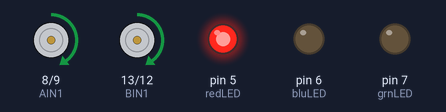
Bench run of a sketch on a simulated Arduino Uno, built with avr-gcc and run on an emulated ATmega328P. Parts: motor-driver pin pairs drawn as motors (green arrow = first pin HIGH = forward, orange = second pin HIGH = backward, longer = more drive, scaled by the enable pin), output pins drawn as LEDs (lit = HIGH). What the sketch prints to the serial monitor is not drawn.

Above: at 5.1 s.
At 9.1 s:
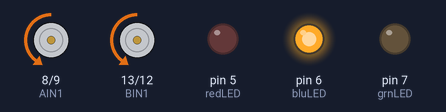
At 13.1 s:
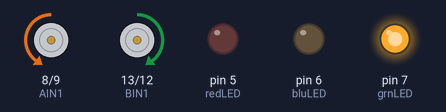
At 17.1 s:
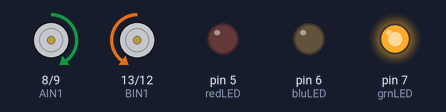
At 21.1 s:
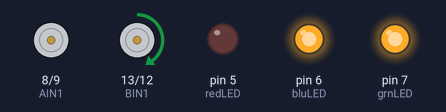
At 35.1 s:
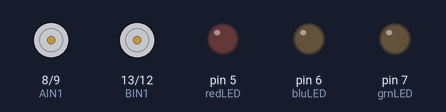
Timing chart, 0 to 40.0 s (numbered marks = the images above):
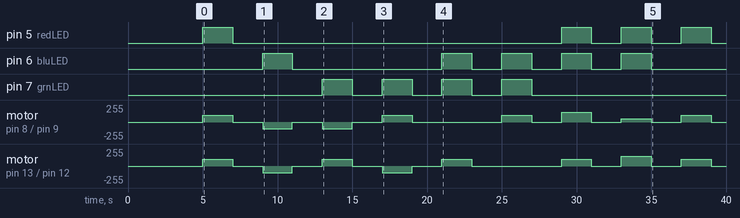

The sketch:

LilyBot-MotionControl.ino
```cpp
/*
  Lily∞Bot
  LilyBot-MotionControl.ino
  Control 2 DC motors with TB6612 motor controller (https://www.adafruit.com/product/2448)
  This program will create low level motion control: forward, reverse, spin, turn, pivot, stop

  Carlotta A. Berry, PhD
  August 5, 2022

  Hardware Connections:
  Vmotor - voltage for the motors, not logic level (4.5-13.5V)
  Vcc - voltage for the logic levels (Arduinos, 5V)
  GND - shared logic and motor ground

  INA1, INA2 - two inputs to the Motor A H-bridges
  PWMA - PWM input for the Motor A H-bridges, if you dont need PWM control, connect this to logic high.
  INB1, INB2 - two inputs to the Motor B H-bridges
  PWMB - PWM input for the Motor B H-bridges, if you dont need PWM control, connect this to logic high.
  STBY - standby pin for quickly disabling both motors, pulled up to Vcc thru a 10K resistor. Connect to ground to disable.

  These are 'Vmotor level' power outputs
  Motor A - these are the two outputs for motor A, controlled by INA1, INA2 and PWMA
  Motor B - these are the two outputs for motor B, controlled by INB1, INB2 and PWMB

  Vmotor to VIN
  Vcc to 5V
  GND to ground
  AIN1 to Digital 4
  AIN2 to Digital 5
  BIN1 to Digital 6
  BIN2 to Digital 7
  PWMA and PWMB to Vcc
*/

//state LEDs
int ledPins[3] = {5, 6, 7};
int redLED = 5;
int bluLED = 6;
int grnLED = 7;

//the left motor will be controlled by the motor A pins on the motor driver
const int AIN1 = 8;           //control pin 1 on the motor driver for the left motor
const int AIN2 = 9;            //control pin 2 on the motor driver for the left motor
const int PWMA = 10;            //speed control pin on the motor driver for the left motor

//the right motor will be controlled by the motor B pins on the motor driver
const int PWMB = 11;           //speed control pin on the motor driver for the right motor
const int BIN2 = 12;           //control pin 2 on the motor driver for the right motor
const int BIN1 = 13;           //control pin 1 on the motor driver for the right motor

//robot behaviour variables
int moveTime = 2000;            //amount of time robot will move
int robotSpeed = 100;           //robot speed

/********************************************************************************/
void setup()
{
  for (int i = 0; i < 3 ; i++) {
    pinMode(ledPins[i], OUTPUT);
  }
  //for (int i = 0; i < 3 ; i++) {
  //  digitalWrite(ledPins[i], HIGH);
  //}
  //set the motor control pins as outputs
  pinMode(AIN1, OUTPUT);
  pinMode(AIN2, OUTPUT);
  pinMode(PWMA, OUTPUT);

  pinMode(BIN1, OUTPUT);
  pinMode(BIN2, OUTPUT);
  pinMode(PWMB, OUTPUT);

  int baudrate = 9600;              //serial communication baud rate
  Serial.begin(baudrate);           //start serial commnication
  Serial.print("Lily∞bot begin");  //print start message
  int waittime = 5000;               //robot wait time
  delay(waittime);                  //robot delay before moving
  allLedsOff();
}

/********************************************************************************/
void loop()
{
  fwd(100);
  delay(moveTime);
  stop();
  delay(moveTime);

  rev(robotSpeed);
  delay(moveTime);
  stop();
  delay(moveTime);

  spin(robotSpeed, 1);
  delay(moveTime);
  stop();
  delay(moveTime);

  spin(robotSpeed, -1);
  delay(moveTime);
  stop();
  delay(moveTime);

  pivot(robotSpeed, 1);
  delay(moveTime);
  stop();
  delay(moveTime);

  pivot(robotSpeed, -1);
  delay(moveTime);
  stop();
  delay(moveTime);

  turn(robotSpeed, 1);
  delay(moveTime);
  stop();
  delay(moveTime);

  turn(robotSpeed, -1);
  delay(moveTime);
  stop();
  delay(moveTime);
}

//robot stop function
void stop() {
  allLedsOff();
  //left motor stop
  digitalWrite(AIN1, LOW);                          //set pin 1 to low
  digitalWrite(AIN2, LOW);                          //set pin 2 to low
  //right motor stop
  digitalWrite(BIN1, LOW);                          //set pin 1 to low
  digitalWrite(BIN2, LOW);                          //set pin 2 to low
}

//robot forward function
void fwd(int speed) {
  digitalWrite(redLED, HIGH);
  digitalWrite(AIN1, HIGH);                         //set pin 1 to high
  digitalWrite(AIN2, LOW);                          //set pin 2 to low
  digitalWrite(BIN1, HIGH);                         //set pin 1 to low
  digitalWrite(BIN2, LOW);                        //set pin 2 to high
  analogWrite(PWMA, abs(speed));    //set forward speed
  analogWrite(PWMB, abs(speed));    //set forward speed
}

//robot reverse function
void rev(int speed) {
  digitalWrite(bluLED, HIGH);
  digitalWrite(AIN1, LOW);                         //set pin 1 to low
  digitalWrite(AIN2, HIGH);                        //set pin 2 to high
  digitalWrite(BIN1, LOW);                         //set pin 1 to low
  digitalWrite(BIN2, HIGH);                        //set pin 2 to high
  analogWrite(PWMA, abs(speed));    //set reverse speed
  analogWrite(PWMB, abs(speed));    //set reverse speed
}

//robot spin function
void spin(int speed, int dir) {
  digitalWrite(grnLED, HIGH);
  if (dir > 0) {
    digitalWrite(AIN1, LOW);                         //set pin 1 to low
    digitalWrite(AIN2, HIGH);                        //set pin 2 to high
    digitalWrite(BIN1, HIGH);                         //set pin 1 to low
    digitalWrite(BIN2, LOW);                        //set pin 2 to high
  } else {
    digitalWrite(AIN1, HIGH);                         //set pin 1 to low
    digitalWrite(AIN2, LOW);                        //set pin 2 to high
    digitalWrite(BIN1, LOW);                         //set pin 1 to low
    digitalWrite(BIN2, HIGH);                        //set pin 2 to high
  }
  analogWrite(PWMA, abs(speed));    //set reverse speed
  analogWrite(PWMB, abs(speed));    //set reverse speed
}

//robot turn function
void turn(int speed, int dir) {
  digitalWrite(redLED, HIGH);
  digitalWrite(bluLED, HIGH);
  digitalWrite(AIN1, HIGH);                         //set pin 1 to low
  digitalWrite(AIN2, LOW);                        //set pin 2 to high
  digitalWrite(BIN1, HIGH);                         //set pin 1 to low
  digitalWrite(BIN2, LOW);                        //set pin 2 to high
  if (dir > 0) {
    analogWrite(PWMA, robotSpeed*1.5);
    analogWrite(PWMB, robotSpeed*0.5);
  }
  else {
    analogWrite(PWMA, robotSpeed*0.5);
    analogWrite(PWMB, robotSpeed*1.5);
  }
}

//robot pivot function
void pivot(int speed, int dir) {
  digitalWrite(bluLED, HIGH);
  digitalWrite(grnLED, HIGH);
  digitalWrite(AIN1, HIGH);                         //set pin 1 to low
  digitalWrite(AIN2, LOW);                        //set pin 2 to high
  digitalWrite(BIN1, HIGH);                         //set pin 1 to low
  digitalWrite(BIN2, LOW);                        //set pin 2 to high
  if (dir > 0) {
    analogWrite(PWMA, 0);
    analogWrite(PWMB, abs(speed));
  }
  else {
    analogWrite(PWMA, abs(speed));
    analogWrite(PWMB, 0);
  }
}

//turn all the LEDS off
void allLedsOff () {
  for (int i = 0; i < 3 ; i++) {
    digitalWrite(ledPins[i], LOW);
  }
}
```

Measured:
- by itself, pin 5 (redLED): LOW → HIGH at 5.0 s, → LOW 2.0 s later, → HIGH 22.0 s later, → LOW 2.0 s later, … (8 changes in this stretch)
- by itself, pin 6 (bluLED): goes HIGH 2.0 s, LOW 10.0 s, 3 × (HIGH 2.0 s, LOW 2.0 s), HIGH 2.0 s, then LOW
- by itself, pin 7 (grnLED): LOW → HIGH at 13.0 s, → LOW 2.0 s later, → HIGH 2.0 s later, → LOW 2.0 s later, … (8 changes in this stretch)
- by itself, motor on pin 8 (AIN1) / pin 9 (AIN2): stopped → forward 100/255 at 5.0 s, → stopped 2.0 s later, → backward 100/255 2.0 s later, → stopped 2.0 s later, … (16 changes in this stretch)
- by itself, motor on pin 13 (BIN1) / pin 12 (BIN2): stopped → forward 100/255 at 5.0 s, → stopped 2.0 s later, → backward 100/255 2.0 s later, → stopped 2.0 s later, … (16 changes in this stretch)
